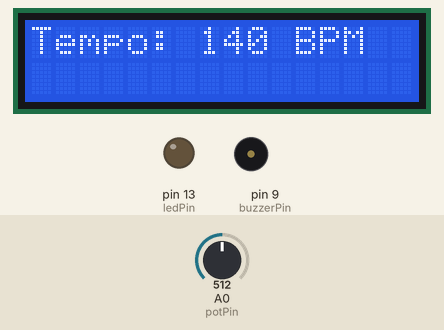
Recording of a sketch running on a simulated Arduino Uno, built with avr-gcc and run on an emulated ATmega328P. Parts: 16×2 character LCD, output pins drawn as LEDs (lit = HIGH), buzzer (waves = sounding). Dashed ring = blinking. Inputs (shaded band) come from the test bench; at power-on: A0 (potPin) = 512.

Above: at 1.2 s.
1.3 s: A0 (potPin) set to 1004
At 1.42 s:
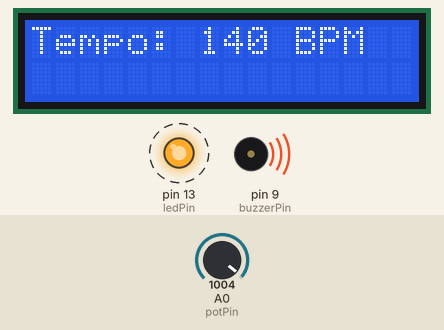
3.0 s: A0 (potPin) set to 1018
At 3.45 s:
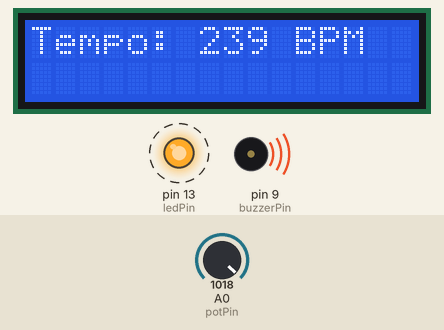
4.5 s: A0 (potPin) set to 511
At 5.4 s:
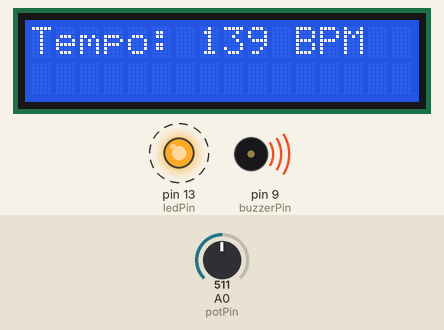
Timing chart, 0 to 12.6 s (numbered marks = the images above; inputs shaded):
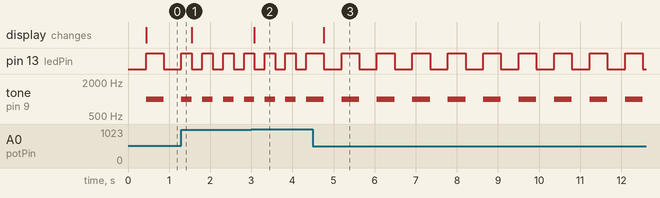

Measured:
- after the input at 1.3 s, pin 13 (ledPin): alternates HIGH for 0.25 s and LOW for 0.25 s, starting after 0.26 s; tone on pin 9 (buzzerPin): alternates 1000 Hz for 0.25 s and silent for 0.25 s, starting after 0.26 s
- after the input at 3.0 s, the display: changes after 0.08 s (image 2)
- after the input at 4.5 s, pin 13 (ledPin): alternates HIGH for 0.43 s and LOW for 0.43 s, starting after 0.26 s; tone on pin 9 (buzzerPin): alternates 1000 Hz for 0.43 s and silent for 0.43 s, starting after 0.26 s; the display: changes after 0.26 s (image 3)

The sketch:

metronomo_lcd.ino
```cpp
#include <Wire.h>
#include <hd44780.h>
#include <hd44780ioClass/hd44780_I2Cexp.h>

// Pin configuration for buzzer
const int buzzerPin = 9;

// Pin configuration for LED
const int ledPin = 13;

// Potentiometer pin
const int potPin = A0;

// Tempo variables
int tempo = 120;
unsigned long beatInterval;
unsigned long previousMillis = 0;
bool isBuzzerOn = false;
bool isLedOn = false;

// Set the LCD address
const int I2C_ADDR = 0x27;  // Replace with your LCD's address

// Set the LCD dimensions (columns x rows)
const int LCD_COLS = 16;
const int LCD_ROWS = 2;

// Create LCD object
hd44780_I2Cexp lcd;

void setup() {
  // Initialize the LCD
  lcd.begin(LCD_COLS, LCD_ROWS);

  // Set buzzer pin as output
  pinMode(buzzerPin, OUTPUT);

  // Set LED pin as output
  pinMode(ledPin, OUTPUT);

  // Calculate beat interval based on tempo
  calculateBeatInterval();
}

void loop() {
  // Read the potentiometer value
  int potValue = analogRead(potPin);

  // Map the potentiometer value to tempo range
  tempo = map(potValue, 0, 1023, 40, 240);

  // Calculate the beat interval
  calculateBeatInterval();

  // Check if it's time for a beat
  unsigned long currentMillis = millis();
  if (currentMillis - previousMillis >= beatInterval) {
    // Toggle buzzer state
    isBuzzerOn = !isBuzzerOn;

    // Display tempo on LCD
    lcd.clear();
    lcd.setCursor(0, 0);
    lcd.print("Tempo: ");
    lcd.print(tempo);
    lcd.print(" BPM");

    // Activate/deactivate buzzer
    if (isBuzzerOn) {
      tone(buzzerPin, 1000);  // Play a sound on the buzzer
    } else {
      noTone(buzzerPin);  // Stop the sound on the buzzer
    }

    // Toggle LED state
    isLedOn = !isLedOn;
    digitalWrite(ledPin, isLedOn ? HIGH : LOW);

    // Store current time
    previousMillis = currentMillis;
  }
}

void calculateBeatInterval() {
  beatInterval = 60000 / tempo; // Convert tempo to beat interval in milliseconds
}
```
